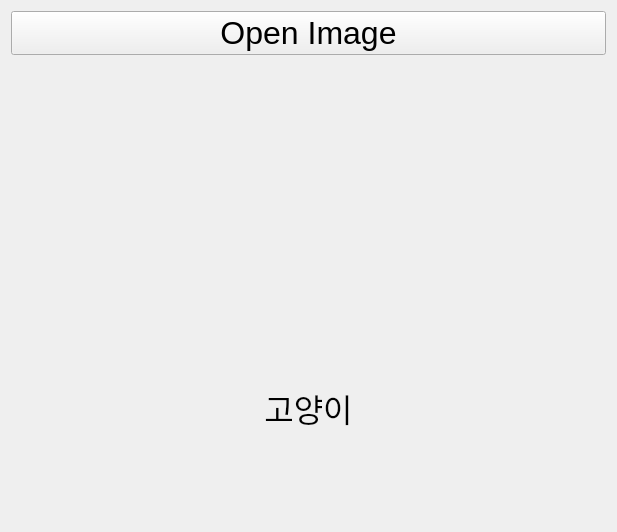
<?xml version="1.0" encoding="UTF-8"?>
<ui version="4.0">
 <class>Form</class>
 <widget class="QWidget" name="Form">
  <property name="geometry">
   <rect>
    <x>0</x>
    <y>0</y>
    <width>617</width>
    <height>532</height>
   </rect>
  </property>
  <property name="windowTitle">
   <string>Form</string>
  </property>
  <layout class="QVBoxLayout" name="verticalLayout_2">
   <item>
    <layout class="QVBoxLayout" name="verticalLayout">
     <item>
      <widget class="QPushButton" name="pushButton">
       <property name="font">
        <font>
         <family>Arial</family>
         <pointsize>24</pointsize>
        </font>
       </property>
       <property name="text">
        <string>Open Image</string>
       </property>
      </widget>
     </item>
     <item>
      <widget class="QLabel" name="lbl_image">
       <property name="text">
        <string/>
       </property>
       <property name="scaledContents">
        <bool>true</bool>
       </property>
       <property name="alignment">
        <set>Qt::AlignCenter</set>
       </property>
      </widget>
     </item>
     <item>
      <widget class="QLabel" name="lbl_label">
       <property name="font">
        <font>
         <family>Arial</family>
         <pointsize>24</pointsize>
        </font>
       </property>
       <property name="text">
        <string>고양이</string>
       </property>
       <property name="alignment">
        <set>Qt::AlignCenter</set>
       </property>
      </widget>
     </item>
    </layout>
   </item>
  </layout>
 </widget>
 <resources/>
 <connections/>
</ui>
